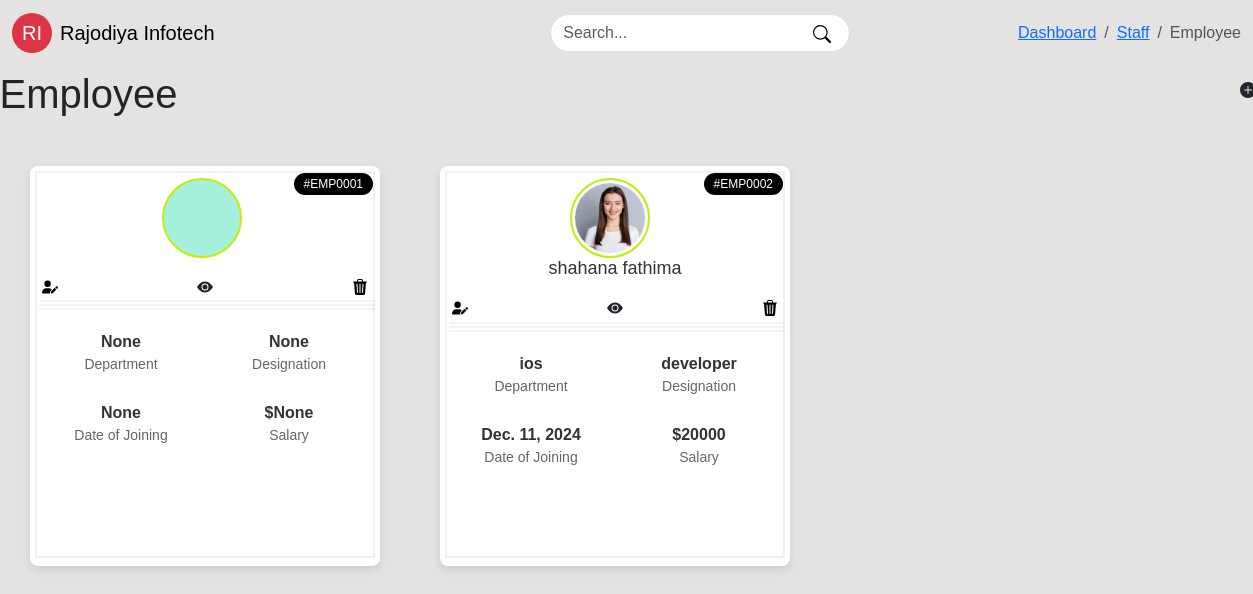
The app's page /, older data.
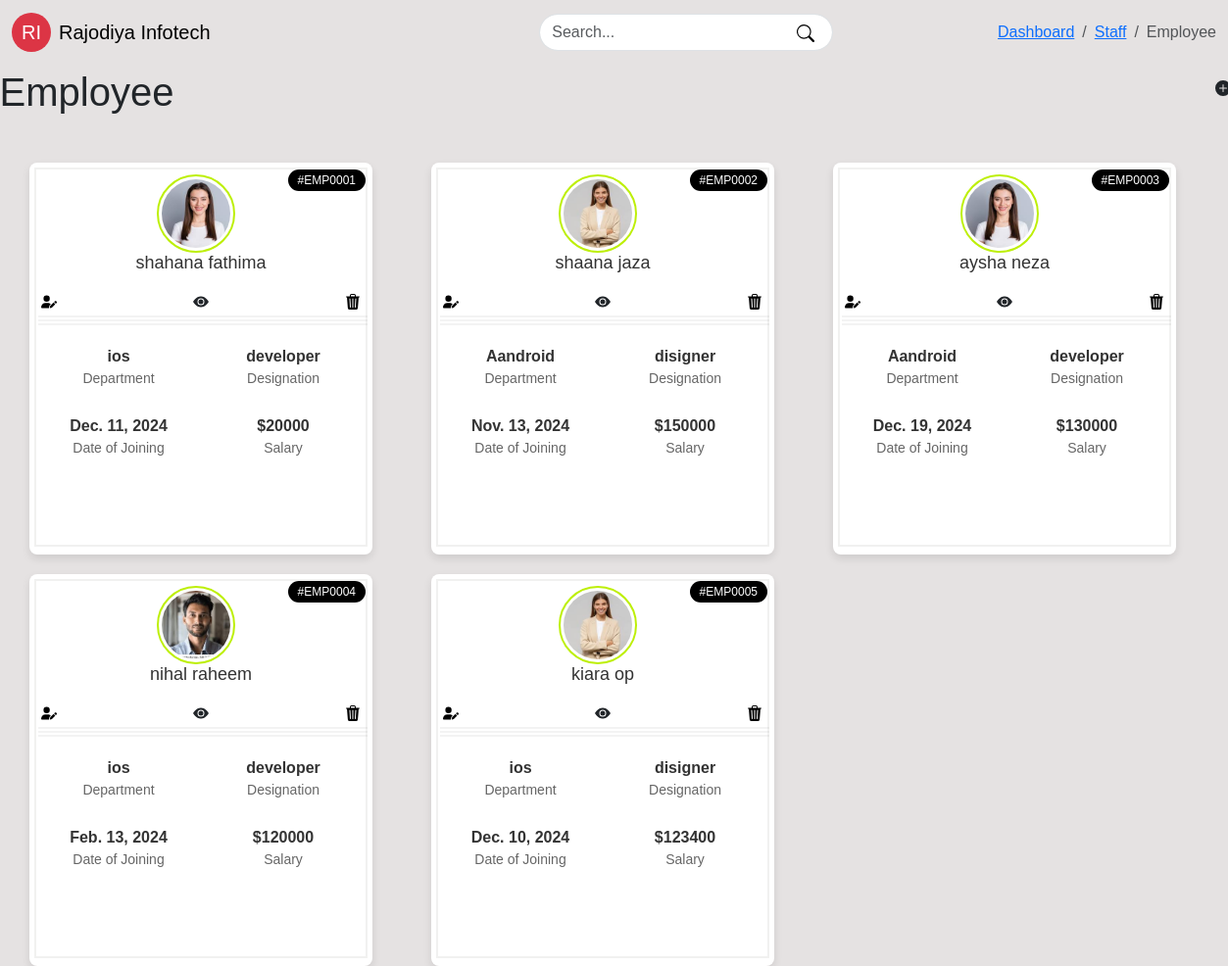
The same page, newer data.
### app/models.py (models this page shows)
class CustomeUser(AbstractUser):
    salary = models.IntegerField(null=True, blank=True)
    doj= models.DateField(null=True, blank=True)
    Department=models.CharField(null=True,blank=True,max_length=100)
    Designation=models.CharField(null=True,blank=True,max_length=500)
    Image=models.FileField(null=True,blank=True)
    def bg_color(self):
        return f"hsl({random.randint(0, 360)}, 70%, 80%)"
    def get_initials(self):
        first_letter = self.first_name[0].upper() if self.first_name else ""
        last_letter = self.last_name[0].upper() if self.last_name else ""
        return f"{first_letter}{last_letter}"

### app/views.py (the view)
# urls.py: path('',views.index,name='index'),
def index(request):
     data=CustomeUser.objects.all()
     return render(request,'index.html',{"data": data})

### template/index.html (shortened to what this page needs)
 <!DOCTYPE html>
 {% load static %}
<html lang="en">
<head>
    <link rel="stylesheet" href="https://cdn.jsdelivr.net/npm/bootstrap@5.3.0-alpha1/dist/css/bootstrap.min.css">
</head>
<body>
    <div class="container-fluid">
    <nav class="navbar navbar-expand-lg navbar-light bg-transparent">
            <a class="navbar-brand d-flex align-items-center" href="#">
                <div class="rounded-circle bg-danger text-white d-flex align-items-center justify-content-center"
                     style="width: 40px; height: 40px;">
                    RI
                </div>
                <span class="ms-2">Rajodiya Infotech</span>
            </a>
            <div class="collapse navbar-collapse" id="navbarContent">
                <form class="d-flex mx-auto" action="" method="POST">
                    <input class="form-control me-2 w-150 " style="border-radius: 30px;width:300px; "  type="search"  name="search" placeholder="Search..." aria-label="Search">
                    <button type="submit" style="position: absolute; right: 410px; top: 50%; transform: translateY(-50%); border: none; background: transparent; cursor: pointer;">
                        <svg xmlns="http://www.w3.org/2000/svg" width="18" height="20" fill="currentColor" class="bi bi-search" viewBox="0 0 16 16">
                          <path d="M11.742 10.344a6.5 6.5 0 1 0-1.397 1.398h-.001q.044.06.098.115l3.85 3.85a1 1 0 0 0 1.415-1.414l-3.85-3.85a1 1 0 0 0-.115-.1zM12 6.5a5.5 5.5 0 1 1-11 0 5.5 5.5 0 0 1 11 0"/>
                        </svg>
                      </button>
                </form>
                <nav aria-label="breadcrumb" class="ml-5">
                    <ol class="breadcrumb mb-0">
                        <li class="breadcrumb-item"><a href="#">Dashboard</a></li>
                        <li class="breadcrumb-item"><a href="#">Staff</a></li>
                        <li class="breadcrumb-item active" aria-current="page">Employee</li>
                    </ol>
                </nav>
            </div>
        </div>
    <div class="d-flex ms-3">
        <h1>Employee</h1>
        <span><button class="btn  mb-3 " style="margin-left:1050px ;" data-bs-toggle="modal" data-bs-target="#employeeModal">
            <svg xmlns="http://www.w3.org/2000/svg" width="16" height="16" fill="currentColor" class="bi bi-plus-circle-fill" viewBox="0 0 16 16">
                <path d="M16 8A8 8 0 1 1 0 8a8 8 0 0 1 16 0M8.5 4.5a.5.5 0 0 0-1 0v3h-3a.5.5 0 0 0 0 1h3v3a.5.5 0 0 0 1 0v-3h3a.5.5 0 0 0 0-1h-3z"/>
              </svg>
        </button>
        </span>
    </div>
           <div class="container-fluid1 d-flex">
            {% for i in data %}
            <div class="profile-card">
           <div class="brd">
            <div class="emp-id ">#EMP000{{ forloop.counter }}
            </div>
        <div class="img">
            {% if i.Image %}
                <img src="{{ i.Image.url }}" alt="Profile Picture">
            {% else %}
                <div class="profile-letter"style="background-color: {{ i.bg_color }};">
                </div>
            {% endif %}
            <h2>{{ i.first_name }} {{ i.last_name }}</h2>
        </div>
        <div class="icon">
            <span class="f1"><a href=""> </span>
            <span class="f2"><a><svg xmlns="http://www.w3.org/2000/svg" width="16" height="16" fill="currentColor" class="bi bi-eye-fill" viewBox="0 0 16 16">
                <path d="M10.5 8a2.5 2.5 0 1 1-5 0 2.5 2.5 0 0 1 5 0"/>
                <path d="M0 8s3-5.5 8-5.5S16 8 16 8s-3 5.5-8 5.5S0 8 0 8m8 3.5a3.5 3.5 0 1 0 0-7 3.5 3.5 0 0 0 0 7"/>
              </svg></span></a>
              <span class="f3">
                <a href="{% url 'delete_profile' id=i.id %}"></a>
              </span>
              <hr class="hr">
        <hr>
        <hr>
        </div>
            <div class="info-grid">
                <div class="block"> <span>{{ i.Department }}</span><br> <p>Department</p></div>
                <div class="block"><span>{{ i.Designation }}</span><br> <p>Designation</p></div>
                <div class="block"><span>{{ i.doj }}</span><br><p>Date of Joining</p></div>
                <div class="block"><span>${{ i.salary }}</span><br><p>Salary</p></div>
            </div>
            </div>
        </div>
        {% endfor %}
           </div>
</body>
</html>

### template/index.html (style rules this page uses)
* { margin: 0; padding: 0; box-sizing: border-box; font-family: Arial, sans-serif; }
body { width: 100%; display: flex; flex-wrap: wrap; gap: 20px; justify-content: center; align-items: flex-start; background-color: #e5e2e2; }
.profile-card { width: 350px; height: 400px; background: #fff; box-shadow: 0 4px 8px rgba(0, 0, 0, 0.1); border-radius: 8px; text-align: center; padding: 5px; border-radius: 8px; text-align: center; margin-left: 30px; margin-right: 30px; margin-top: 20px; }
.profile-card img { width: 80px; height: 80px; margin-left:70px; border-radius: 50%; border: 2px solid rgb(189, 239, 8); border-width:2px; padding:3px; margin-top: 5px; justify-content: center; align-content: center; text-align: center; object-fit: cover; }
.profile-card .emp-id { background-color: #000; color: #fff; display:inline; padding: 2px 10px; border-radius: 12px; font-size: 12px; margin-bottom: 10px; float:right; }
hr { width: 100%; border: 1px solid #6666664a; margin:2px; }
.profile-card h2 { font-size: 18px; color: #333; }
.profile-card p { font-size: 14px; color: #666; }
.profile-card .info-grid { display: grid; width: 100%; grid-template-columns: repeat(2, 1fr); margin-top: 15px; text-align: left; }
.profile-card .info-grid div { margin: 5px 0; }
.profile-card .info-grid div span { font-weight: bold; color: #333; }
.profile-card .icon { display: inline; }
.container-fluid { width: 100%; height: 50px; }
.container-fluid1 { width: 100%; height:auto; flex-wrap: wrap; margin-top:0px; }
.f1 { margin-left: 5px; float: inline-start; }
.f3 { margin-right: 5px; float: inline-end; }
.block { display: block; text-align: center; }
.brd { border: 2px solid rgb(241, 241, 240); height: 387px; }

Row changes from the older to the newer data that the page shows:
removed CustomeUser: Department "None", Designation "None", doj "None", salary "None"
added CustomeUser: Image (picture), first_name "shaana", last_name "jaza", Department "Aandroid", Designation "disigner", doj "Nov. 13, 2024", salary "150000"
added CustomeUser: Image (picture), first_name "aysha", last_name "neza", Department "Aandroid", Designation "developer", doj "Dec. 19, 2024", salary "130000"
added CustomeUser: Image (picture), first_name "nihal", last_name "raheem", Department "ios", Designation "developer", doj "Feb. 13, 2024", salary "120000"
added CustomeUser: Image (picture), first_name "kiara", last_name "op", Department "ios", Designation "disigner", doj "Dec. 10, 2024", salary "123400"
